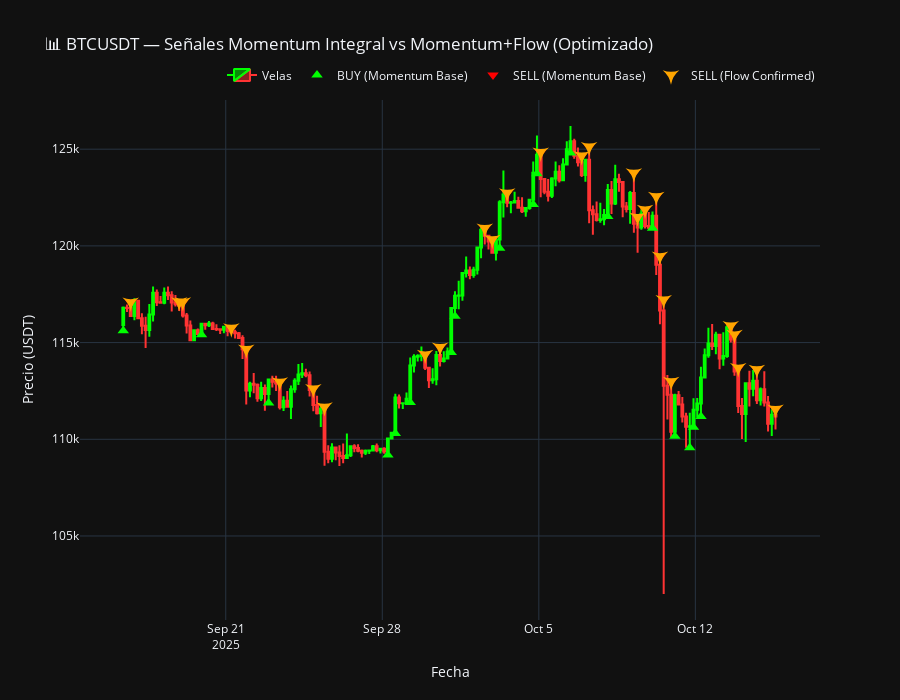

Notebook code for this chart:
### Code cell
# ==========================================================
# 📈 Visualización de señales optimizadas (Momentum vs Flow)
# ==========================================================
import pandas as pd
import numpy as np
import plotly.graph_objects as go

# -----------------------------
# Cargar datos guardados
# -----------------------------
data_full = pd.read_pickle("data_full_5coins_with_flow.pkl")
symbol = "BTCUSDT"   # puedes cambiar a ETHUSDT, ADAUSDT, etc.
df = data_full[symbol]["df"]
flow_mean = data_full[symbol]["flow_mean"]

# -----------------------------
# Funciones base
# -----------------------------
def calcular_momentum_integral(df, window=8):
    df = df.copy()
    df["momentum"] = df["Close"].diff()
    df["integral_momentum"] = df["momentum"].rolling(window=window).sum()
    df["slope_integral"] = df["integral_momentum"].diff()
    std_slope = df["slope_integral"].rolling(window=window).std()

    df["Signal Final"] = np.select(
        [
            (df["slope_integral"] < -std_slope) & (df["momentum"] < 0),
            (df["slope_integral"] > std_slope) & (df["momentum"] > 0)
        ],
        ["SELL", "BUY"],
        default=None
    )
    return df

def confirmar_signal_con_flowtrend(df, flow_mean, flow_threshold=0.15, alignment_weight=1.0):
    df = df.copy()
    df["Flow Confirm"] = "⏸️ Sin señal"

    for i in range(len(df)):
        sig = df.at[i, "Signal Final"]

        if sig == "BUY":
            # Confirmamos solo si flujo promedio es claramente positivo
            if flow_mean > flow_threshold * alignment_weight:
                df.at[i, "Flow Confirm"] = "BUY ✅ Confirmado"
            else:
                df.at[i, "Flow Confirm"] = "BUY ⚠️ Dudoso"

        elif sig == "SELL":
            # Confirmamos solo si flujo promedio es claramente negativo
            if flow_mean < -flow_threshold * alignment_weight:
                df.at[i, "Flow Confirm"] = "SELL ✅ Confirmado"
            else:
                df.at[i, "Flow Confirm"] = "SELL ⚠️ Dudoso"

    return df

# -----------------------------
# Aplicar modelos
# -----------------------------
df = calcular_momentum_integral(df, window=8)
df_flow = confirmar_signal_con_flowtrend(df, flow_mean, flow_threshold=0.15, alignment_weight=1.0)

# -----------------------------
# Filtrar rango de tiempo (últimos 30 días)
# -----------------------------
fecha_limite = pd.Timestamp.now(tz=df["Open time"].dt.tz) - pd.Timedelta(days=30)
df_vis = df[df["Open time"] >= fecha_limite].copy()
df_flow_vis = df_flow[df_flow["Open time"] >= fecha_limite].copy()

# -----------------------------
# Gráfico interactivo
# -----------------------------
fig = go.Figure()

# --- Velas OHLC ---
fig.add_trace(go.Candlestick(
    x=df_vis["Open time"],
    open=df_vis["Open"],
    high=df_vis["High"],
    low=df_vis["Low"],
    close=df_vis["Close"],
    name="Velas",
    increasing_line_color="#00FF00",
    decreasing_line_color="#FF3333"
))

# --- Señales base ---
buy_base = df_vis[df_vis["Signal Final"] == "BUY"]
sell_base = df_vis[df_vis["Signal Final"] == "SELL"]

fig.add_trace(go.Scatter(
    x=buy_base["Open time"], y=buy_base["Low"],
    mode="markers", name="BUY (Momentum Base)",
    marker=dict(symbol="triangle-up", size=10, color="lime")
))

fig.add_trace(go.Scatter(
    x=sell_base["Open time"], y=sell_base["High"],
    mode="markers", name="SELL (Momentum Base)",
    marker=dict(symbol="triangle-down", size=10, color="red")
))

# --- Señales Flow Confirmadas ---
buy_flow = df_flow_vis[df_flow_vis["Flow Confirm"].str.contains("BUY ✅", na=False)]
sell_flow = df_flow_vis[df_flow_vis["Flow Confirm"].str.contains("SELL ✅", na=False)]

fig.add_trace(go.Scatter(
    x=buy_flow["Open time"], y=buy_flow["Low"],
    mode="markers", name="BUY (Flow Confirmed)",
    marker=dict(symbol="star-triangle-up", size=12, color="cyan")
))

fig.add_trace(go.Scatter(
    x=sell_flow["Open time"], y=sell_flow["High"],
    mode="markers", name="SELL (Flow Confirmed)",
    marker=dict(symbol="star-triangle-down", size=12, color="orange")
))

# --- Layout final ---
fig.update_layout(
    title=f"📊 {symbol} — Señales Momentum Integral vs Momentum+Flow (Optimizado)",
    xaxis_title="Fecha",
    yaxis_title="Precio (USDT)",
    template="plotly_dark",
    height=700,
    xaxis_rangeslider_visible=False,
    legend=dict(orientation="h", yanchor="bottom", y=1.02, xanchor="right", x=1)
)

fig.show()

### Figure 1 — Plotly figure (JSON) as saved in the notebook; plotly's stock layout.template omitted (floating-point values rounded to 4 significant figures; data arrays with more than 128 entries replaced by an {"elided": "..."} marker saying what was removed)
{"data": [{"close": {"elided": "176 float values"}, "decreasing": {"line": {"color": "#FF3333"}}, "high": {"elided": "176 float values"}, "increasing": {"line": {"color": "#00FF00"}}, "low": {"elided": "176 float values"}, "name": "Velas", "open": {"elided": "176 float values"}, "type": "candlestick", "x": {"elided": "176 str values"}}, {"marker": {"color": "lime", "size": 10, "symbol": "triangle-up"}, "mode": "markers", "name": "BUY (Momentum Base)", "type": "scatter", "x": ["2025-09-16T10:00:00-06:00", "2025-09-19T22:00:00-06:00", "2025-09-22T22:00:00-06:00", "2025-09-28T06:00:00-06:00", "2025-09-28T14:00:00-06:00", "2025-09-29T06:00:00-06:00", "2025-10-01T02:00:00-06:00", "2025-10-01T06:00:00-06:00", "2025-10-03T06:00:00-06:00", "2025-10-04T18:00:00-06:00", "2025-10-04T22:00:00-06:00", "2025-10-06T10:00:00-06:00", "2025-10-08T02:00:00-06:00", "2025-10-10T02:00:00-06:00", "2025-10-11T02:00:00-06:00", "2025-10-11T18:00:00-06:00", "2025-10-11T22:00:00-06:00", "2025-10-12T06:00:00-06:00"], "y": [115600.0, 115400.0, 111900.0, 109200.0, 110300.0, 111900.0, 114500.0, 116400.0, 119900.0, 122100.0, 123700.0, 124800.0, 121500.0, 120900.0, 110200.0, 109600.0, 110600.0, 111200.0]}, {"marker": {"color": "red", "size": 10, "symbol": "triangle-down"}, "mode": "markers", "name": "SELL (Momentum Base)", "type": "scatter", "x": ["2025-09-16T18:00:00-06:00", "2025-09-18T22:00:00-06:00", "2025-09-19T02:00:00-06:00", "2025-09-21T06:00:00-06:00", "2025-09-21T22:00:00-06:00", "2025-09-23T10:00:00-06:00", "2025-09-24T22:00:00-06:00", "2025-09-25T10:00:00-06:00", "2025-09-29T22:00:00-06:00", "2025-09-30T14:00:00-06:00", "2025-10-02T14:00:00-06:00", "2025-10-02T22:00:00-06:00", "2025-10-03T14:00:00-06:00", "2025-10-05T02:00:00-06:00", "2025-10-06T22:00:00-06:00", "2025-10-07T06:00:00-06:00", "2025-10-09T06:00:00-06:00", "2025-10-09T10:00:00-06:00", "2025-10-09T18:00:00-06:00", "2025-10-10T06:00:00-06:00", "2025-10-10T10:00:00-06:00", "2025-10-10T14:00:00-06:00", "2025-10-10T22:00:00-06:00", "2025-10-13T14:00:00-06:00", "2025-10-13T18:00:00-06:00", "2025-10-13T22:00:00-06:00", "2025-10-14T18:00:00-06:00", "2025-10-15T14:00:00-06:00"], "y": [117100.0, 117100.0, 117100.0, 115700.0, 114600.0, 113000.0, 112600.0, 111700.0, 114400.0, 114800.0, 120900.0, 120300.0, 122700.0, 124800.0, 124700.0, 125100.0, 123800.0, 121500.0, 121900.0, 122600.0, 119500.0, 117200.0, 113000.0, 115900.0, 115400.0, 113700.0, 113600.0, 111600.0]}, {"marker": {"color": "cyan", "size": 12, "symbol": "star-triangle-up"}, "mode": "markers", "name": "BUY (Flow Confirmed)", "type": "scatter", "x": [], "y": []}, {"marker": {"color": "orange", "size": 12, "symbol": "star-triangle-down"}, "mode": "markers", "name": "SELL (Flow Confirmed)", "type": "scatter", "x": ["2025-09-16T18:00:00-06:00", "2025-09-18T22:00:00-06:00", "2025-09-19T02:00:00-06:00", "2025-09-21T06:00:00-06:00", "2025-09-21T22:00:00-06:00", "2025-09-23T10:00:00-06:00", "2025-09-24T22:00:00-06:00", "2025-09-25T10:00:00-06:00", "2025-09-29T22:00:00-06:00", "2025-09-30T14:00:00-06:00", "2025-10-02T14:00:00-06:00", "2025-10-02T22:00:00-06:00", "2025-10-03T14:00:00-06:00", "2025-10-05T02:00:00-06:00", "2025-10-06T22:00:00-06:00", "2025-10-07T06:00:00-06:00", "2025-10-09T06:00:00-06:00", "2025-10-09T10:00:00-06:00", "2025-10-09T18:00:00-06:00", "2025-10-10T06:00:00-06:00", "2025-10-10T10:00:00-06:00", "2025-10-10T14:00:00-06:00", "2025-10-10T22:00:00-06:00", "2025-10-13T14:00:00-06:00", "2025-10-13T18:00:00-06:00", "2025-10-13T22:00:00-06:00", "2025-10-14T18:00:00-06:00", "2025-10-15T14:00:00-06:00"], "y": [117100.0, 117100.0, 117100.0, 115700.0, 114600.0, 113000.0, 112600.0, 111700.0, 114400.0, 114800.0, 120900.0, 120300.0, 122700.0, 124800.0, 124700.0, 125100.0, 123800.0, 121500.0, 121900.0, 122600.0, 119500.0, 117200.0, 113000.0, 115900.0, 115400.0, 113700.0, 113600.0, 111600.0]}], "layout": {"height": 700, "legend": {"orientation": "h", "x": 1, "xanchor": "right", "y": 1.02, "yanchor": "bottom"}, "title": {"text": "📊 BTCUSDT — Señales Momentum Integral vs Momentum+Flow (Optimizado)"}, "xaxis": {"rangeslider": {"visible": false}, "title": {"text": "Fecha"}}, "yaxis": {"title": {"text": "Precio (USDT)"}}}}
